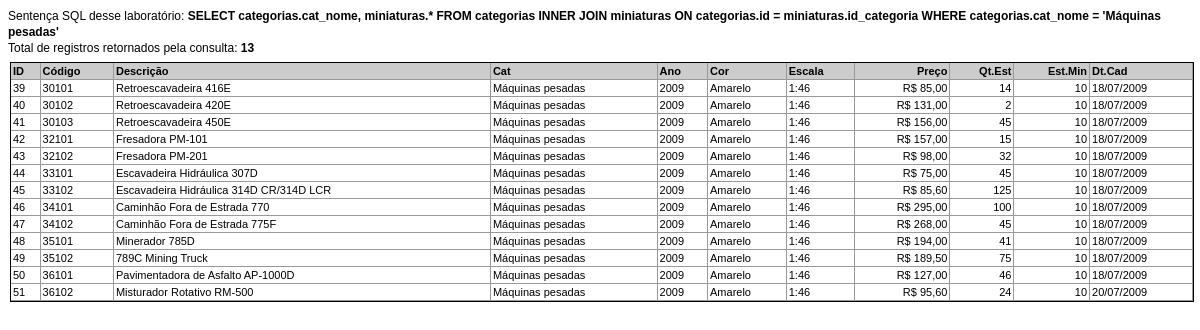
Before: /Lab/Mod10_19.php with the older database file.
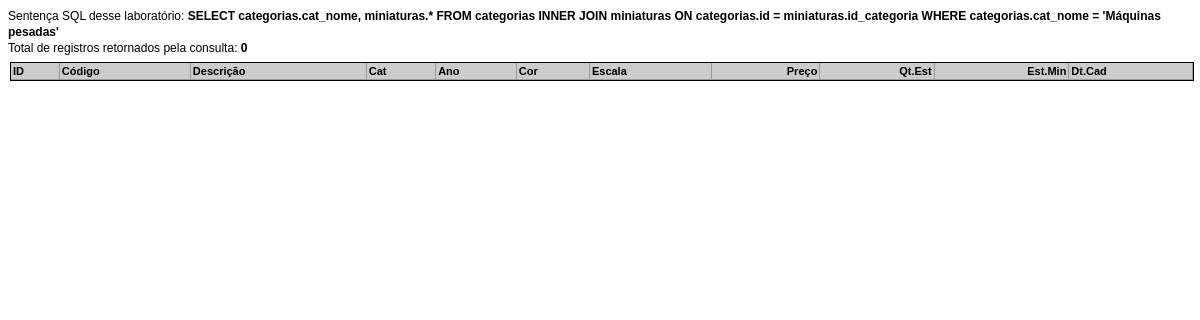
After: the same page with the newer database file.
### tables this page shows
CREATE TABLE IF NOT EXISTS `miniaturas` (
  `id` int(11) NOT NULL AUTO_INCREMENT,
  `codigo` varchar(5) DEFAULT '',
  `destaque` char(1) DEFAULT 'S',
  `nome` varchar(60) DEFAULT '',
  `id_categoria` int(11) DEFAULT 0,
  `subcateg` varchar(30) DEFAULT '',
  `altura` float(9,1) DEFAULT 0.0,
  `preco` float(9,2) DEFAULT 0.00,
  `desconto` tinyint(4) DEFAULT 5,
  `desconto_boleto` tinyint(4) DEFAULT 10,
  `max_parcelas` tinyint(4) DEFAULT 10,
  `estoque` int(11) DEFAULT 100,
  `min_estoque` int(11) DEFAULT 10,
  `fabrica` varchar(50) DEFAULT NULL,
  `descricao` varchar(1000) DEFAULT NULL,
  PRIMARY KEY (`id`),
  UNIQUE KEY `id` (`id`),
  KEY `id_categoria` (`id_categoria`)
);

CREATE TABLE IF NOT EXISTS `categorias` (
  `id` int(11) NOT NULL AUTO_INCREMENT,
  `cat_nome` varchar(20) DEFAULT NULL,
  PRIMARY KEY (`id`)
);

### Lab/Mod10_19.php (the view, shortened to what this page needs)
<!DOCTYPE html PUBLIC "-//W3C//DTD XHTML 1.0 Transitional//EN" "http://www.w3.org/TR/xhtml1/DTD/xhtml1-transitional.dtd">
<html>
<head>
</head>
<?PHP
include "dbConexao.php";
$sql = "SELECT categorias.cat_nome, miniaturas.*  ";
$sql = $sql . " FROM categorias ";
$sql = $sql . " INNER JOIN miniaturas ";
$sql = $sql . " ON categorias.id = miniaturas.id_categoria ";
$sql = $sql . " WHERE categorias.cat_nome = 'Máquinas pesadas' ";
$rs = mysql_query($sql, $conexao);
$total_registros = mysql_num_rows($rs);
?>
<body>
<p>Sentença SQL desse laboratório: <strong><?PHP print $sql; ?></strong><br />
Total de registros retornados pela consulta: <strong><?PHP print $total_registros; ?></strong></p>
<table cellspacing="0">
<thead>
<tr>
  <td>ID</td>
  <td>Código</td>
  <td>Descrição</td>
  <td>Cat</td>
  <td>Ano</td>
  <td>Cor</td>
  <td>Escala</td>
  <td align="right">Preço</td>
  <td align="right">Qt.Est</td>
  <td align="right">Est.Min</td>
  <td>Dt.Cad</td>
</tr>
</thead>
<?PHP
while ($reg = mysql_fetch_array($rs)) {
  $id = $reg["id"];
  $codigo = $reg["codigo"];
  $nome = $reg["nome"];
  $id_categoria = $reg["cat_nome"];
  $escala = $reg["escala"];
  $ano = $reg["ano"];
  $cor = $reg["cor"];
  $preco = $reg["preco"];
  $estoque = $reg["estoque"];
  $min_estoque = $reg["min_estoque"];
  $data_cad = $reg["data_cad"];
?>
<tr>
<td><?PHP print $id; ?></td>
<td><?PHP print $codigo; ?></td>
<td><?PHP print $nome; ?></td>
<td><?PHP print $id_categoria; ?></td>
<td><?PHP print $ano; ?></td>
<td><?PHP print $cor; ?></td>
<td><?PHP print $escala; ?></td>
<td align="right">R$ <?PHP print number_format($preco,2,',','.'); ?></td>
<td align="right"><?PHP print $estoque; ?></td>
<td align="right"><?PHP print $min_estoque; ?></td>
<td><?PHP print substr($data_cad,8,2) . '/' . substr($data_cad,5,2) . '/' . substr($data_cad,0,4); ?></td>
</tr>
<?PHP
}
?>
</table>
</body>
</html>

### laboratorios/estilo1.inc (style rules this page uses)
body { font-family: Arial, Helvetica, sans-serif; font-size: 12px; }
table { border: 1px solid #000000; width: 100%; padding: 0px; margin: 2px; }
td { font-size: 11px; padding: 2px; border-right-width: 1px; border-bottom-width: 1px; border-right-style: solid; border-bottom-style: solid; border-right-color: #999999; border-bottom-color: #999999; }
thead { font-family: Arial, Helvetica, sans-serif; font-weight: bold; color: #000000; background-color: #cccccc; }
p { padding: 0px; margin-top: 2px; margin-right: 0px; margin-bottom: 6px; margin-left: 0px; line-height: 16px; }

Changed rows visible on the page:
removed miniaturas: id "39", codigo "30101", nome "Retroescavadeira 416E", id_categoria.cat_nome "Máquinas pesadas", ano "2009", cor "Amarelo", escala "1:46", preco "85,00", estoque "14", min_estoque "10", data_cad "18", data_cad "07", data_cad "2009"
removed miniaturas: id "40", codigo "30102", nome "Retroescavadeira 420E", id_categoria.cat_nome "Máquinas pesadas", ano "2009", cor "Amarelo", escala "1:46", preco "131,00", estoque "2", min_estoque "10", data_cad "18", data_cad "07", data_cad "2009"
removed miniaturas: id "41", codigo "30103", nome "Retroescavadeira 450E", id_categoria.cat_nome "Máquinas pesadas", ano "2009", cor "Amarelo", escala "1:46", preco "156,00", estoque "45", min_estoque "10", data_cad "18", data_cad "07", data_cad "2009"
removed miniaturas: id "42", codigo "32101", nome "Fresadora PM-101", id_categoria.cat_nome "Máquinas pesadas", ano "2009", cor "Amarelo", escala "1:46", preco "157,00", estoque "15", min_estoque "10", data_cad "18", data_cad "07", data_cad "2009"
removed miniaturas: id "43", codigo "32102", nome "Fresadora PM-201", id_categoria.cat_nome "Máquinas pesadas", ano "2009", cor "Amarelo", escala "1:46", preco "98,00", estoque "32", min_estoque "10", data_cad "18", data_cad "07", data_cad "2009"
removed miniaturas: id "44", codigo "33101", nome "Escavadeira Hidráulica 307D", id_categoria.cat_nome "Máquinas pesadas", ano "2009", cor "Amarelo", escala "1:46", preco "75,00", estoque "45", min_estoque "10", data_cad "18", data_cad "07", data_cad "2009"
removed miniaturas: id "45", codigo "33102", nome "Escavadeira Hidráulica 314D CR/314D LCR", id_categoria.cat_nome "Máquinas pesadas", ano "2009", cor "Amarelo", escala "1:46", preco "85,60", estoque "125", min_estoque "10", data_cad "18", data_cad "07", data_cad "2009"
removed miniaturas: id "46", codigo "34101", nome "Caminhão Fora de Estrada 770", id_categoria.cat_nome "Máquinas pesadas", ano "2009", cor "Amarelo", escala "1:46", preco "295,00", estoque "100", min_estoque "10", data_cad "18", data_cad "07", data_cad "2009"
removed miniaturas: id "47", codigo "34102", nome "Caminhão Fora de Estrada 775F", id_categoria.cat_nome "Máquinas pesadas", ano "2009", cor "Amarelo", escala "1:46", preco "268,00", estoque "45", min_estoque "10", data_cad "18", data_cad "07", data_cad "2009"
removed miniaturas: id "48", codigo "35101", nome "Minerador 785D", id_categoria.cat_nome "Máquinas pesadas", ano "2009", cor "Amarelo", escala "1:46", preco "194,00", estoque "41", min_estoque "10", data_cad "18", data_cad "07", data_cad "2009"
removed miniaturas: id "49", codigo "35102", nome "789C Mining Truck", id_categoria.cat_nome "Máquinas pesadas", ano "2009", cor "Amarelo", escala "1:46", preco "189,50", estoque "75", min_estoque "10", data_cad "18", data_cad "07", data_cad "2009"
removed miniaturas: id "50", codigo "36101", nome "Pavimentadora de Asfalto AP-1000D", id_categoria.cat_nome "Máquinas pesadas", ano "2009", cor "Amarelo", escala "1:46", preco "127,00", estoque "46", min_estoque "10", data_cad "18", data_cad "07", data_cad "2009"
removed miniaturas: id "51", codigo "36102", nome "Misturador Rotativo RM-500", id_categoria.cat_nome "Máquinas pesadas", ano "2009", cor "Amarelo", escala "1:46", preco "95,60", estoque "24", min_estoque "10", data_cad "20", data_cad "07", data_cad "2009"
Other visible differences:
$total_registros: "13" → "0"
